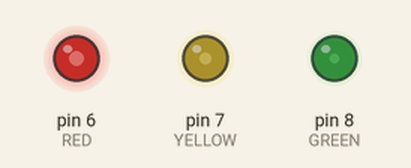
Bench run of a sketch on a simulated Arduino Uno, built with avr-gcc and run on an emulated ATmega328P. On the bench: output pins drawn as LEDs (lit = HIGH).

Above: at 0.05 s.
At 1.85 s:
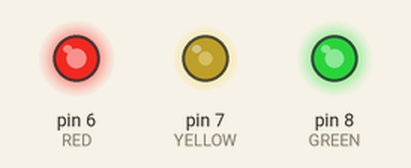
At 3.7 s:
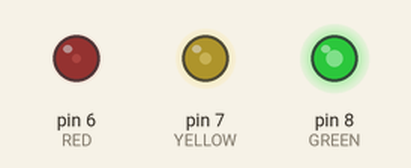
At 7.4 s:
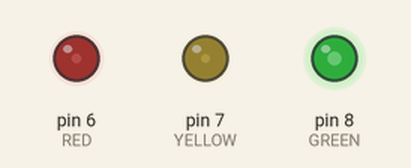
At 10.95 s:
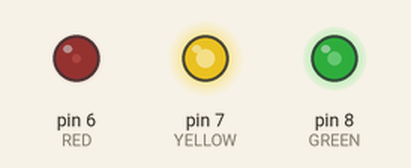
At 14.75 s:
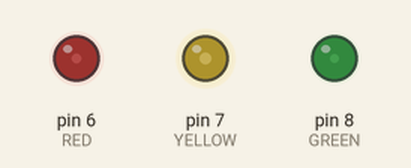
Timing chart, 0 to 19.2 s (numbered marks = the images above):
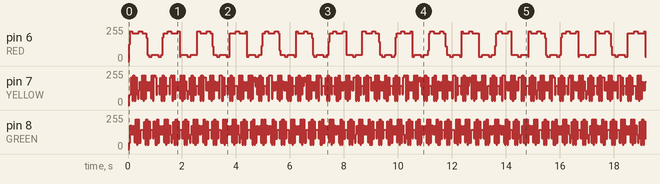

The sketch:

_0PreEmption.ino
```cpp
/*
!!!Bu testi gerçekleştirdikten sonra, scheduler yapısını default hale geri getirmezseniz
daha önceden çalıştırdığımız kodların çalışmadığını görürsünüz.

Adımlar
FreeRTOS kütüphanesini bulunduğu klasöre giriyoruz
FreeRTOSConfig.h dosyasını açıyoruz
configUSE_PREEMPTION değerini 0 ile değiştiriyoruz

taskların arasında bir öncelik sıralaması yapılmıyorsa (aynı öncelikteler)
ve preemption kapatılmışsa
İlk task ilk yaratıldığı için sonsuza dek koşar
yoksa önceliği yüksek olan sonsuza dek koşar


*/

#include <Arduino_FreeRTOS.h>

#define RED       6
#define YELLOW    7
#define GREEN     8


void setup(){

  pinMode(RED, OUTPUT);
  pinMode(YELLOW, OUTPUT);
  pinMode(GREEN, OUTPUT);

  xTaskCreate(greenBlink, "greenBlink", 96, NULL, 1, NULL);
  xTaskCreate(yellowBlink, "yellowBlink", 96, NULL, 1, NULL);
  xTaskCreate(redBlink, "redBlink", 96, NULL, 1, NULL);

}

void greenBlink(void *pvParameters){
  while(1){
    digitalWrite(GREEN, digitalRead(GREEN)^1);
    //vTaskDelay(pdMS_TO_TICKS(1));
  }
}

void yellowBlink(void *pvParameters){
  while(1){
    digitalWrite(YELLOW, digitalRead(YELLOW)^1);
    //vTaskDelay(pdMS_TO_TICKS(1));
  }
}

void redBlink(void *pvParameters){
  while(1){
    digitalWrite(RED, digitalRead(RED)^1);
    //vTaskDelay(pdMS_TO_TICKS(1));
  }
}

void loop(){

}
```

Measured:
- by itself, pin 6 (RED), pin 7 (YELLOW), pin 8 (GREEN): moves between 31/255 and 224/255, repeating every 14.8 s
